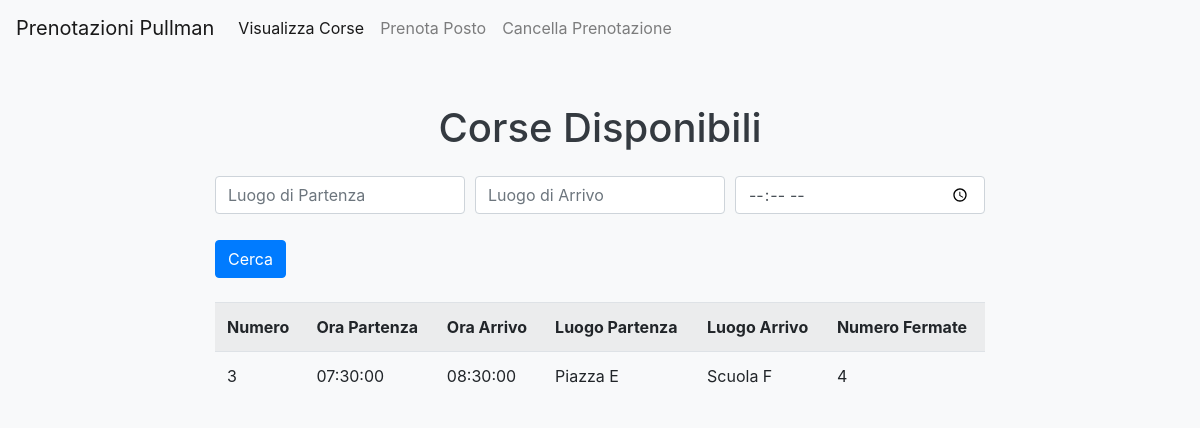
/index.php?luogoP=Piazza E, run on the app's committed database.
### tables this page shows
CREATE TABLE `Corsa` (
  `num` int(11) NOT NULL,
  `oraP` time DEFAULT NULL,
  `oraA` time DEFAULT NULL,
  `luogoP` varchar(100) DEFAULT NULL,
  `luogoA` varchar(100) DEFAULT NULL,
  `nFermate` int(11) DEFAULT NULL
);

### index.php (the view, shortened to what this page needs)
<!DOCTYPE html>
<html>
<head>
    <link rel="stylesheet" href="https://maxcdn.bootstrapcdn.com/bootstrap/4.5.2/css/bootstrap.min.css">
    <link rel="stylesheet" type="text/css" href="style.css">
</head>
<body>
    <nav class="navbar navbar-expand-lg navbar-light bg-light">
        <a class="navbar-brand" href="index.php">Prenotazioni Pullman</a>
        <div class="collapse navbar-collapse" id="navbarNav">
            <ul class="navbar-nav">
                <li class="nav-item active">
                    <a class="nav-link" href="index.php">Visualizza Corse</a>
                </li>
                <li class="nav-item">
                    <a class="nav-link" href="prenota_posto.php">Prenota Posto</a>
                </li>
                <li class="nav-item">
                    <a class="nav-link" href="cancella_prenotazione.php">Cancella Prenotazione</a>
                </li>
            </ul>
        </div>
    </nav>
    <div class="container mt-5">
        <h1 class="text-center mb-4">Corse Disponibili</h1>
        <form method="GET" action="index.php" class="mb-4">
            <div class="form-row">
                <div class="col-md-4 mb-3">
                    <input type="text" class="form-control" name="luogoP" placeholder="Luogo di Partenza">
                </div>
                <div class="col-md-4 mb-3">
                    <input type="text" class="form-control" name="luogoA" placeholder="Luogo di Arrivo">
                </div>
                <div class="col-md-4 mb-3">
                    <input type="time" class="form-control" name="oraP" placeholder="Ora di Partenza">
                </div>
            </div>
            <button type="submit" class="btn btn-primary">Cerca</button>
        </form>
        <?php
        $servername = "localhost";
        $username = "root";
        $password = "";
        $dbname = "Movet";
        $conn = new mysqli($servername, $username, $password, $dbname);
        $sql = "SELECT * FROM Corsa WHERE 1=1";
        if (!empty($_GET['luogoP'])) {
            $luogoP = $_GET['luogoP'];
            $sql .= " AND luogoP LIKE '%$luogoP%'";
        }
        $result = $conn->query($sql);
        if ($result->num_rows > 0) {
            echo "<table class='table table-striped'><tr><th>Numero</th><th>Ora Partenza</th><th>Ora Arrivo</th><th>Luogo Partenza</th><th>Luogo Arrivo</th><th>Numero Fermate</th></tr>";
            while($row = $result->fetch_assoc()) {
                echo "<tr><td>" . $row["num"]. "</td><td>" . $row["oraP"]. "</td><td>" . $row["oraA"]. "</td><td>" . $row["luogoP"]. "</td><td>" . $row["luogoA"]. "</td><td>" . $row["nFermate"]. "</td></tr>";
            }
            echo "</table>";
        } else {
            echo "<p class='text-center'>Nessuna corsa trovata.</p>";
        }
        ?>
    </div>
</body>
</html>

### style.css (style rules this page uses)
body { background-color: #f8f9fa; }
h1 { color: #343a40; margin-top: 20px; }
.container { max-width: 800px; margin: auto; }
.table { margin-top: 20px; }
.btn-primary { background-color: #007bff; border-color: #007bff; }
.form-control { margin-bottom: 10px; }

### data on the page
corsa: num "3", oraP "07:30:00", oraA "08:30:00", luogoP "Piazza E", luogoA "Scuola F", nFermate "4"
